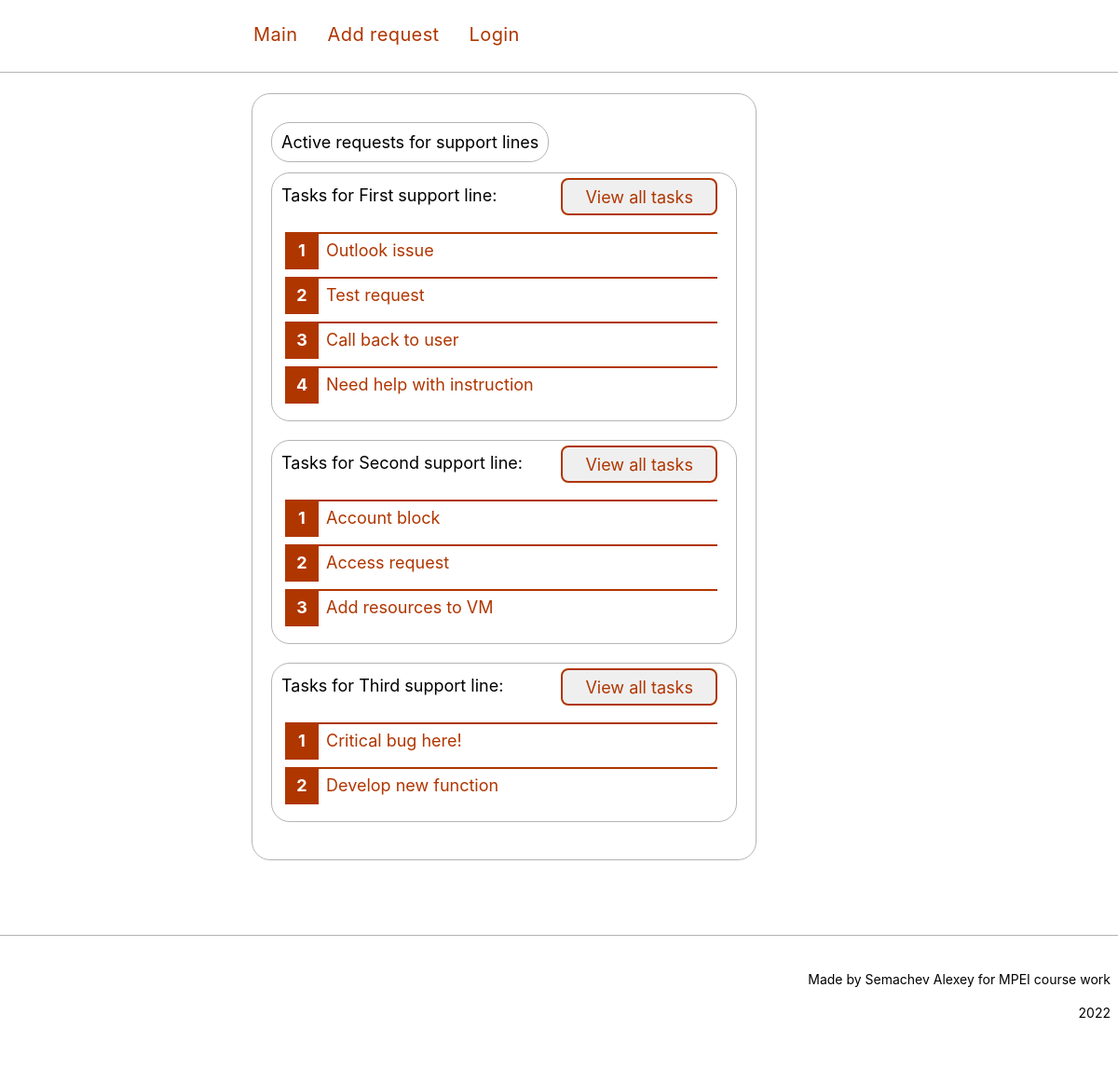
The page / (signed in) on the database its author committed.
### tables this page shows
CREATE TABLE mainmenu (
	id integer PRIMARY KEY AUTOINCREMENT,
	title text NOT NULL,
	url text NOT NULL
);

CREATE TABLE "departments" (
	"id"	integer,
	"name"	text NOT NULL,
	"description"	text,
	"URL"	TEXT,
	PRIMARY KEY("id" AUTOINCREMENT)
);

CREATE TABLE requests (
id integer PRIMARY KEY AUTOINCREMENT, 
title text NOT NULL,
text text NOT NULL,
priority_id integer NOT NULL,
status_id integer NOT NULL,
url text NOT NULL,
assignee_id integer,
department_id integer,
time integer NOT NULL
);

### main.py (the view)
@app.route("/")
@login_required
def index():
    departments = dbase.getAllDepartments()
    return render_template('default.html', menu=dbase.getMenu(), posts=dbase.getRequestPreview(), departments=departments)

### FDataBase.py (called while the page is built)
    def getMenu(self):
        sql = '''SELECT * FROM mainmenu'''
        try:
            self.__cur.execute(sql)
            res = self.__cur.fetchall()
            if res: return res
        except:
            print("Error reading from DB")
        return []

    def getAllDepartments(self):
        try:
            self.__cur.execute("SELECT * FROM departments")
            res = self.__cur.fetchall()
            if res: return res
        except sqlite3.Error as e:
            print("Error while getting departments from DB" + str(e))
        return False

    def getRequestPreview(self):
        try:
            self.__cur.execute(f"SELECT id, title, text, url, department_id, status_id FROM requests ORDER BY time DESC")
            res = self.__cur.fetchall()
            if res: return res
        except sqlite3.Error as e:
            print("Error while getting post from DB" + str(e))
        return []

    def getUser(self, user_id):
        try:
            self.__cur.execute(f"SELECT * FROM users WHERE id = {user_id} LIMIT 1")
            res = self.__cur.fetchone()
            if not res:
                print("Can't find this user in DB")
                return False
            return res
        except sqlite3.Error as e:
            print("Error while getting data from DB" + str(e))
        return False

### UserLogin.py (called while the page is built)
    def fromDB(self, user_id, db):
        self.__user = db.getUser(user_id)
        return self

### main.py (called while the page is built)
@login_manager.user_loader
def load_user(user_id):
    print("load_user")
    return UserLogin().fromDB(user_id, dbase)

def connect_db():
    conn = sqlite3.connect(app.config['DATABASE'])
    conn.row_factory = sqlite3.Row
    return conn

def get_db():
    if not hasattr(g, 'link_db'):
        g.link_db = connect_db()
    return g.link_db

@app.before_request
def before_request():
    global dbase
    db = get_db()
    dbase = FDataBase(db)

### templates/default.html
{% extends 'base.html' %}
{% block content %}
{{ super() }}
<div class="container">
<div class="block border">
<p><span class="border tasks_block">Active requests for support lines </span>
	{%- block department -%}
			{% for d in departments -%}
			<div class="border tasks_block">
				<div class="department">Tasks for {{d.name}}:
						<a href="{{ url_for('showDepRequests', department_id=d.id) }}">
							<button class="button">View all tasks</button>
						</a>
				</div>
				<ul class="square">
				{% for p in posts %}
					{% if p.department_id == d.id  and p.status_id != 3%}
					<li>
						<div class="title"><a href="{{ url_for('showRequest', alias=p.url)}}"> {{p.title}}</a></div>
					</li>
					{% endif %}
				{% endfor %}
				</ul>
			</div>
			{% endfor -%}
    {% endblock department -%}
</div>
</div>
{% include "footer.html" %}
{% endblock %}

### templates/base.html (shortened to what this page needs)
<!DOCTYPE HTML>
<html>
 <head>
  <link type="text/css" href="{{ url_for('static', filename='css/styles.css')}}" rel="stylesheet" />
  <link href="{{ url_for('static', filename='font/fonts.css')}}" rel="stylesheet">
 </head>
 <body>
	{% block content -%}
	<div class="header">
		<div class="container">
		{%- block mainmenu -%}
			<nav class="menu">
			{% for p in menu -%}
			<a class="menu__link" href="{{p.url}}">{{p.title}}</a>
			{% endfor -%}
			</nav>
		{% endblock mainmenu -%}
		</div>
	</div>
	{% endblock -%}
 </body>
</html>

### templates/footer.html
<div class="footer">
	<div class="footer__text">
		<p> Made by Semachev Alexey for MPEI сourse work
		<p> 2022
	</div>
</div>

### static/css/styles.css (style rules this page uses)
body { font-family: 'Inter'; font-size: 18px; line-height: 28px; padding: 20px 0 48px; overflow: auto; margin: 0px; }
a { text-decoration: none; color: #b03600; transition-property: color, background-color; transition-duration: .3s; transition-timing-function: ease-out; }
.container { width: 60%; margin: 0 auto; display: block; }
.block { margin: 30px; margin-top: 80px; padding: 20px; width: 500px; }
.tasks_block { padding: 10px; }
.border { border: 1px solid #b4b4b4; border-radius: 20px; margin-bottom: 20px; }
.header { position: fixed; top: 0; width: 100%; height: 77px; border-bottom: 1px solid #b4b4b4; font-size: 20px; letter-spacing: 0.02em; background-color: #ffffff; z-index: 1; }
.menu { display: flex; position: relative; left: 16px; padding-right:50px; }
.menu__link { box-sizing: border-box; height: 77px; padding: 23px 16px 0; }
.button { cursor: pointer; appearance: none; box-sizing: border-box; display: inline-block; height: 40px; border-width: 2px; border-style: solid; border-radius: 8px; padding: 7px 24px; line-height: normal; font-size: 18px; font-family: 'Inter'; font-weight: normal; transition-property: color, background-color, border-color; transition-duration: .3s; transition-timing-function: ease-out; color: #b03600; border-color: #b03600; }
.footer { margin-top: 80px; padding-top: 14px; border-top: 1px solid #b4b4b4; display: flex; justify-content: space-between; }
.footer__text { display: block; font-size: 14px; line-height: 22px; margin: 8px; margin-left: auto; text-align: right; float: right; }
.square { margin: 0; margin-top: 5px; counter-reset: li; list-style: none; padding: 10px; }
.square li { position: relative; margin: 10px 0 10px 30px; padding: 4px 8px; border-top: 2px solid #b03600; transition: .3s linear; }
.square li:last-child { margin-bottom: 0; }
.square li:before { content: counter(li); counter-increment: li; position: absolute; top: -2px; left: -2em; width: 2em; box-sizing: border-box; margin-right: 8px; padding: 4px; border-top: 2px solid #b03600; border-left: 2px solid transparent; border-right: 2px solid transparent; border-bottom: 2px solid transparent; background: #b03600; color: white; font-weight: bold; text-align: center; transition: .3s linear; }
.department button { float: right; margin-top: -5px; margin-right: 10px; }

### rows shown on the page
mainmenu: title "Main"
mainmenu: title "Add request"
mainmenu: title "Login"
departments: name "First support line"
requests: title "Outlook issue"
requests: title "Test request"
requests: title "Call back to user"
requests: title "Need help with instruction"
departments: name "Second support line"
requests: title "Account block"
requests: title "Access request"
requests: title "Add resources to VM"
departments: name "Third support line"
requests: title "Critical bug here!"
requests: title "Develop new function"
